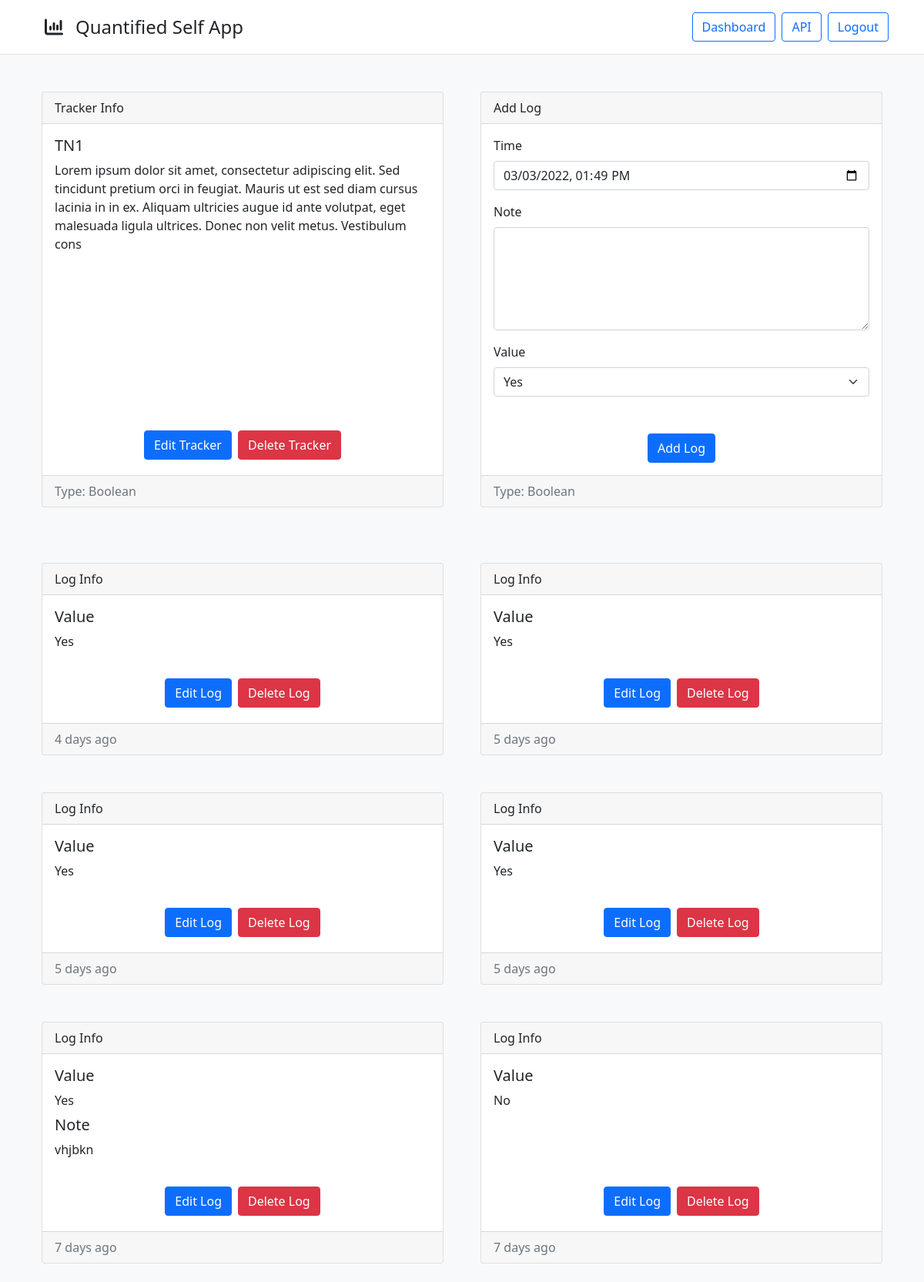
The app's page /trackers/view?id=1 (signed in) with its own data.
### models/models.py (models this page shows)
class TrackerModel(db.Model):
    __tablename__ = "trackers"
    t_id = db.Column(db.Integer(), primary_key=True)
    t_name = db.Column(db.String(64), nullable=False)
    t_desc = db.Column(db.String(256))
    t_type = db.Column(db.Integer(), db.ForeignKey("tracker_types.tt_id", ondelete="CASCADE"), nullable=False)
    t_user = db.Column(db.Integer(), db.ForeignKey("users.id", ondelete="CASCADE"), nullable=False)
    t_type_name = db.relationship("TrackerTypes", uselist=False)
    t_unit = db.relationship("TrackerUnit", cascade="all, delete", uselist=False)
    t_options = db.relationship("TrackerOptions", cascade="all, delete")
    t_logs = db.relationship("TrackerLogs", order_by="desc(TrackerLogs.tl_time)", cascade="all, delete")

class TrackerTypes(db.Model):
    __tablename__ = "tracker_types"
    tt_id = db.Column(db.Integer(), primary_key=True, autoincrement=True)
    tt_name = db.Column(db.String(64), unique=True, nullable=False)

class TrackerLogs(db.Model):
    __tablename__ = "tracker_logs"
    tl_id = db.Column(db.Integer(), primary_key=True, autoincrement=True)
    tl_time = db.Column(db.DateTime(), nullable=False)
    tl_note = db.Column(db.String(256))
    tl_tracker = db.Column(db.Integer(), db.ForeignKey("trackers.t_id", ondelete="CASCADE"), nullable=False)
    tl_vals = db.relationship("TrackerValues", cascade="all, delete")

class TrackerValues(db.Model):
    __tablename__ = "tracker_vals"
    tv_id = db.Column(db.Integer(), primary_key=True, autoincrement=True)
    tv_val = db.Column(db.Numeric(10, 2), nullable=False)
    tv_log = db.Column(db.Integer(), db.ForeignKey("tracker_logs.tl_id", ondelete="CASCADE"), nullable=False)

### views/views.py (the view, shortened to what this page needs)
@app.route("/trackers/view", methods=["GET", "POST"])
@login_required
def trackers_view():
    t_id = request.args.get("id", "")
    if not (t_id.isdigit()):
        flash("Invalid Tracker", "danger")
        return redirect("/trackers")
    t_id = int(t_id)
    tracker = TrackerModel.query.filter(TrackerModel.t_id == t_id, TrackerModel.t_user == current_user.id).first()
    if not tracker:
        flash("Invalid Tracker", "danger")
        return redirect("/trackers")
    options = {x.to_id: x.to_name for x in tracker.t_options}
    return render_template("trackers/view.html", user=current_user, tracker=tracker, options=options)

### auth/auth.py (called while the page is built)
@login.user_loader
def load_user(id):
    return UserModel.query.get(int(id))

### templates/filters/filters.py (called while the page is built)
@app.template_filter()
def pretty_datetime(datetime):
    return naturaltime(datetime)

### templates/trackers/view.html (shortened to what this page needs)
<!DOCTYPE html>
<html lang="en">
    <head>
        <link rel="stylesheet" href="{{ url_for('static', filename='css/bootstrap.min.css')}}">
        <link rel="stylesheet" href="{{ url_for('static', filename='css/fontawesome.all.min.css')}}">
        <link rel="stylesheet" href="{{ url_for('static', filename='css/tracker_view.css')}}">
    </head>
    <body class="bg-light">
        {% include 'components/navbar.html' %}
        <div class="container">
            <div class="row equal mt-4">
                <div class="col-sm-12 col-md-12 col-lg-6 col-xl-6 d-flex justify-content-center p-4">
                    <div class="card flex-fill">
                        <div class="card-header">Tracker Info</div>
                        <div class="card-body">
                            <h5 class="card-title">{{ tracker.t_name }}</h5>
                            <p class="card-text">{{ tracker.t_desc }}</p>
                        </div>
                        <div class="card-body d-flex justify-content-center align-items-end">
                            <a href="/trackers/edit?id={{ tracker.t_id }}" class="btn btn-primary m-1">Edit Tracker</a>
                            <form action="" method="POST" style="display: inline;">
                                <button type="submit" class="btn btn-danger m-1">Delete Tracker</button>
                            </form>
                        </div>
                        <div class="card-footer text-muted">
                            <span>Type: {{ tracker.t_type_name.tt_name }}</span>
                        </div>
                    </div>
                </div>
                <div class="col-sm-12 col-md-12 col-lg-6 col-xl-6 d-flex justify-content-center p-4">
                    <div class="card flex-fill">
                        <form action="" method="POST" style="width: 100%;">
                            <div class="card-header">Add Log</div>
                            <div class="card-body">
                                <div class="mb-3">
                                    <label for="tl_time" class="form-label">Time</label>
                                    <input type="datetime-local" class="form-control" id="tl_time" name="tl_time" required>
                                </div>
                                <div class="mb-3">
                                    <label for="tl_note" class="form-label">Note</label>
                                    <textarea rows="5" class="form-control" id="tl_note" name="tl_note" maxlength="256"></textarea>
                                </div>
                                {% if tracker.t_type_name.tt_name == "Boolean" %}
                                <label for="tl_val" class="form-label">Value</label>
                                <div class="mb-3">
                                    <select id="tl_val" name="tl_val" class="form-select" required>
                                        <option value="1" selected>Yes</option>
                                    </select>
                                </div>
                                {% elif tracker.t_type_name.tt_name == "Integer" %}
                                <label for="tl_val" class="form-label">Value</label>
                                <div class="input-group mb-3">
                                    <input type="number" step="1" id="tl_val" name="tl_val" class="form-control" aria-describedby="tl_unit" required>
                                    <span class="input-group-text" id="tl_unit">{{ tracker.t_unit.tu_name }}</span>
                                </div>
                                {% elif tracker.t_type_name.tt_name == "Decimal" %}
                                <label for="tl_val" class="form-label">Value</label>
                                <div class="input-group mb-3">
                                    <input type="number" step="0.01" id="tl_val" name="tl_val" class="form-control" aria-describedby="tl_unit" required>
                                    <span class="input-group-text" id="tl_unit">{{ tracker.t_unit.tu_name }}</span>
                                </div>
                                {% endif %}
                            </div>
                            <div class="card-body d-flex justify-content-center align-items-end">
                                <button type="submit" class="btn btn-primary">Add Log</button>
                            </div>
                            <div class="card-footer text-muted">
                                <span>Type: {{ tracker.t_type_name.tt_name }}</span>
                            </div>
                        </form>
                    </div>
                </div>
            </div>
        </div>
        <div class="container">
            <div class="row equal d-flex justify-content-center mt-4">
                {% for log in tracker.t_logs %}
                <div class="col-sm-12 col-md-12 col-lg-6 col-xl-6 d-flex justify-content-center p-4">
                    <div class="card flex-fill">
                        <div class="card-header">Log Info</div>
                        <div class="card-body">
                            <h5 class="card-title">
                                {% if tracker.t_type_name.tt_name == "Multi Select" %}
                                Values
                                {% else %}
                                Value
                                {% endif %}
                            </h5>
                            <div class="card-text">
                                {% for val in log.tl_vals %}
                                <div>
                                    {% if tracker.t_type_name.tt_name == "Boolean" %}
                                        {% if val.tv_val | int == 1 %}
                                        Yes
                                        {% elif val.tv_val | int == 0 %}
                                        No
                                        {% endif %}
                                    {% elif tracker.t_type_name.tt_name == "Integer" %}
                                        {{ val.tv_val | int }} {{ tracker.t_unit.tu_name }}
                                    {% elif tracker.t_type_name.tt_name == "Decimal" %}
                                        {{ val.tv_val | round(2) }} {{ tracker.t_unit.tu_name }}
                                    {% elif tracker.t_type_name.tt_name == "Duration" %}
                                        Hours: {{ val.tv_val // 3600 }} | Minutes: {{ (val.tv_val % 3600) // 60 }} | Seconds: {{ (val.tv_val % 60) | int }}
                                    {% elif tracker.t_type_name.tt_name == "Single Select" %}
                                        {{ options[val.tv_val | int] }}
                                    {% elif tracker.t_type_name.tt_name == "Multi Select" %}
                                        {{ options[val.tv_val | int] }}
                                    {% endif %}
                                </div>
                                {% endfor %}
                            </div>
                            {% if log.tl_note | length > 0 %}
                            <h5 class="card-title pt-2">Note</h5>
                            <div class="card-text">{{ log.tl_note }}</div>
                            {% endif %}
                        </div>
                        <div class="card-body d-flex justify-content-center align-items-end">
                            <a href="/trackers/log/edit?tid={{ tracker.t_id }}&lid={{ log.tl_id }}" class="btn btn-primary m-1">Edit Log</a>
                            <form action="" method="POST" style="display: inline;">
                                <button type="submit" class="btn btn-danger m-1">Delete Log</button>
                            </form>
                        </div>
                        <div class="card-footer text-muted">
                            {{ log.tl_time | pretty_datetime }}
                        </div>
                    </div>
                </div>
                {% endfor %}
            </div>
        </div>
    </body>
</html>

### templates/components/navbar.html
<div style="background-color: white!important; border-bottom: 1px solid #dee2e6!important;">
    <div class="container">
        <header class="d-flex flex-wrap justify-content-center py-3">
            <a href="/" class="d-flex align-items-center mb-3 mb-md-0 me-md-auto text-dark text-decoration-none">
                <i class="fs-4 fa-solid fa-chart-column mx-3"></i>
                <span class="fs-4">Quantified Self App</span>
            </a>
            <ul class="nav nav-pills">
                {% if user.is_authenticated %}
                <li class="nav-item"><a href="/dashboard" class="btn btn-outline-primary mx-1">Dashboard</a></li>
                <li class="nav-item"><a href="/api" class="btn btn-outline-primary mx-1">API</a></li>
                <li class="nav-item"><a href="/logout" class="btn btn-outline-primary mx-1">Logout</a></li>
                {% else %}
                <li class="nav-item"><a href="/login" class="btn btn-outline-primary mx-1">Login</a></li>
                <li class="nav-item"><a href="/register" class="btn btn-outline-primary mx-1">Register</a></li>
                {% endif %}
            </ul>
        </header>
    </div>
</div>

### static/css/tracker_view.css (style rules this page uses)
.card { transition: transform 0.2s ease; }

### records on screen
TrackerModel: t_name "TN1", t_desc "Lorem ipsum dolor sit amet, consectetur adipiscing elit. Sed tincidunt pretium orci in feugiat. Mauris ut est sed diam cursus lacinia in in ex. Aliquam ultricies augue id ante volutpat, eget malesuada ligula ultrices. Donec non velit metus. Vestibulum cons"
TrackerTypes: t_type_name.tt_name "Boolean"
TrackerLogs: tl_time|pretty_datetime "4 days ago"
TrackerValues: tv_val "Yes"
TrackerLogs: tl_time|pretty_datetime "5 days ago"
TrackerValues: tv_val "Yes"
TrackerLogs: tl_time|pretty_datetime "5 days ago"
TrackerValues: tv_val "Yes"
TrackerLogs: tl_time|pretty_datetime "5 days ago"
TrackerValues: tv_val "Yes"
TrackerLogs: tl_note "vhjbkn", tl_time|pretty_datetime "7 days ago"
TrackerValues: tv_val "Yes"
TrackerLogs: tl_time|pretty_datetime "7 days ago"
TrackerValues: tv_val "No"
